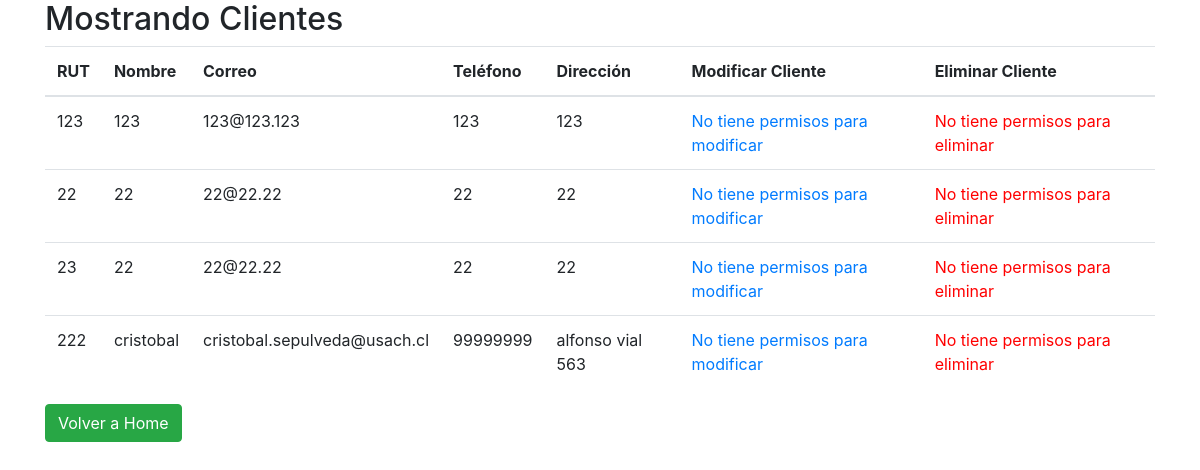
/clientes/, run on an earlier commit of the app's database.
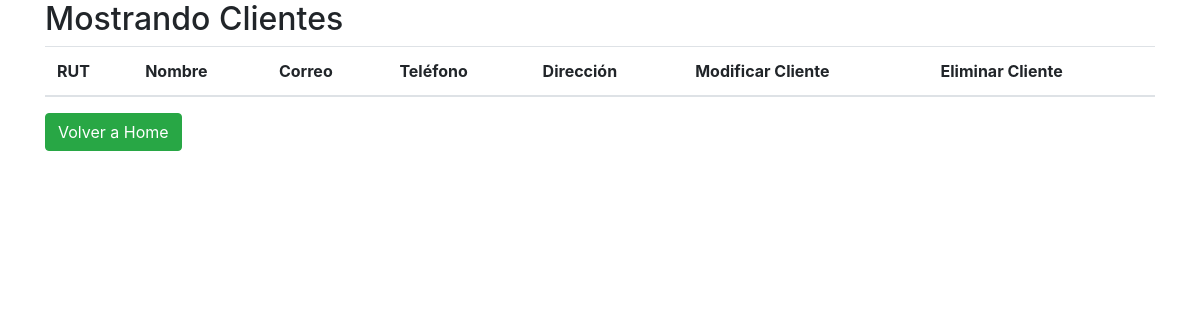
And on a later commit of the database.
### core/models.py (models this page shows, shortened)
class Cliente(models.Model):
    rut = models.CharField(primary_key=True, max_length=15, verbose_name="rut")
    nombre = models.CharField(max_length=50, verbose_name="Nombre")
    correo = models.CharField(max_length=50, verbose_name="correo")
    telefono = models.CharField(max_length=15, verbose_name="telefono")
    direccion = models.CharField(max_length=30, verbose_name="direccion")
    contraseña = models.CharField(max_length=20, verbose_name="contraseña")

### core/views.py (the view)
# urls.py: path("clientes/", clientes, name="clientes"),
def clientes(request) :
    clientes = Cliente.objects.all()
    datos = {
        'clientes': clientes
    }
    return render(request, 'clientes.html', datos)

### core/templates/clientes.html (shortened to what this page needs)
<!DOCTYPE html>
<html lang="en">
  <head>
    {% load static %}
    <link
      rel="stylesheet"
      type="text/css"
      href="{% static 'css/estilos.css' %}"
    />
    <link
      rel="stylesheet"
      href="https://cdn.jsdelivr.net/npm/bootstrap@4.6.1/dist/css/bootstrap.min.css"
    />
  </head>
  <body>
    <div class="container">
      <h2>Mostrando Clientes</h2>
      <table class="table">
        <thead>
          <tr>
            <th>RUT</th>
            <th>Nombre</th>
            <th>Correo</th>
            <th>Teléfono</th>
            <th>Dirección</th>
            <th>Modificar Cliente</th>
            <th>Eliminar Cliente</th>
          </tr>
        </thead>
        <tbody>
          {% for cliente in clientes %}
          <tr>
            <td>{{ cliente.rut }}</td>
            <td>{{ cliente.nombre }}</td>
            <td>{{ cliente.correo }}</td>
            <td>{{ cliente.telefono }}</td>
            <td>{{ cliente.direccion }}</td>
            {% if user.is_authenticated %}
            <td>
              <a
                href="{% url 'form_mod_cliente' cliente.rut %}"
                class="btn btn-primary"
              >
                Modificar</a
              >
            </td>
            <td>
              <a
                href="{% url 'form_del_cliente' cliente.rut %}"
                class="btn btn-danger"
              >
                Eliminar</a
              >
            </td>
            {% else %}
            <td><a href="#">No tiene permisos para modificar</a></td>
            <td>
              <a href="#" style="color: red">No tiene permisos para eliminar</a>
            </td>
            {% endif%}
          </tr>
          {% endfor %}
        </tbody>
      </table>
      <a href="{% url 'index' %}" class="btn btn-success">Volver a Home</a>
    </div>
  </body>
</html>

### core/static/css/estilos.css (style rules this page uses)
html { min-height: 100%; position: relative; }
body { background-color: #f8f5c7; font-family: "Roboto", sans-serif; margin: 0; margin-bottom: 40px; }
body { font-family: "Roboto", sans-serif; }

What changed in the data, as far as the page shows it:
removed Cliente: rut "123", nombre "123", correo "123@123.123", telefono "123", direccion "123"
removed Cliente: rut "22", nombre "22", correo "22@22.22", telefono "22", direccion "22"
removed Cliente: rut "23", nombre "22", correo "22@22.22", telefono "22", direccion "22"
removed Cliente: rut "222", nombre "cristobal", correo "cristobal.sepulveda@usach.cl", telefono "99999999", direccion "alfonso vial 563"
